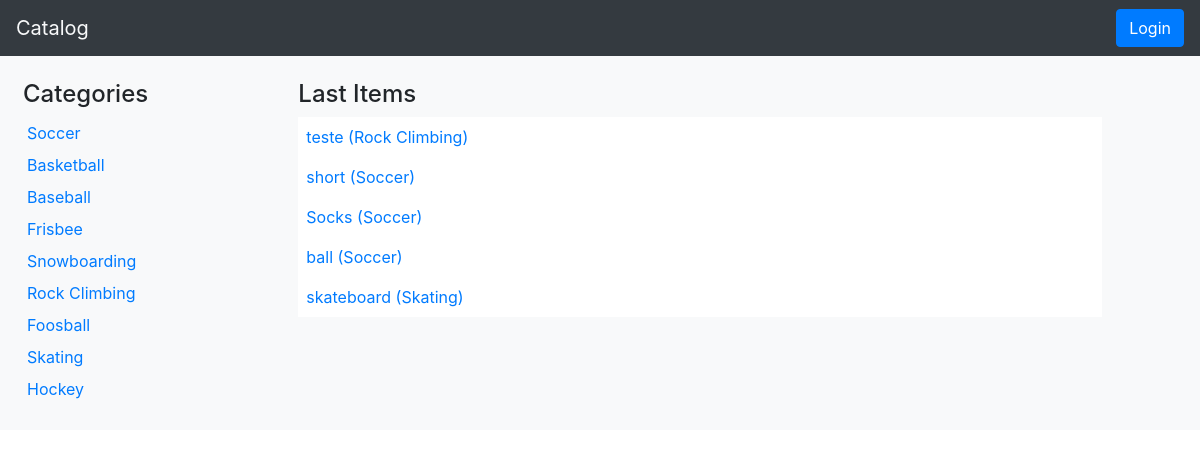
The app's page /catalog, older data.
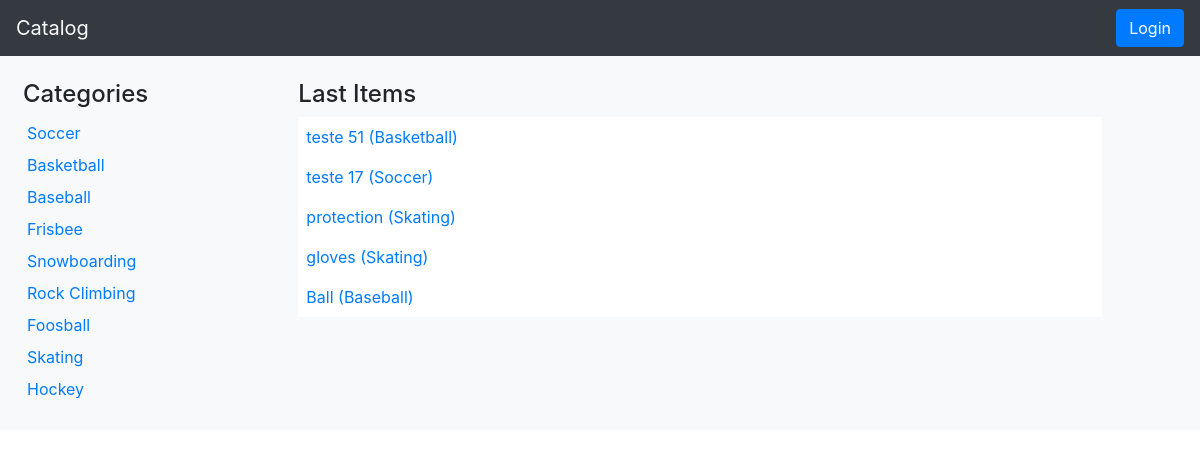
The same page, newer data.
### models.py (models this page shows, shortened)
class Category(Base):
    __tablename__ = 'category'
    id = Column(Integer, primary_key=True)
    name = Column(String, nullable=False)

class Item(Base):
    __tablename__ = 'item'
    id = Column(Integer, primary_key=True)
    title = Column(String, nullable=False)
    description = Column(String)
    cat_id = Column(Integer, ForeignKey('category.id'))
    category = relationship(Category)

### catalogApp.py (the view)
@app.route("/")
@app.route("/catalog")
def showCatalog():
    engine = create_engine('sqlite:///catalog.db')
    Base.metadata.bind = engine
    DBSession = sessionmaker(bind=engine)
    session = DBSession()
    categories = session.query(Category).all()
    items = session.query(Item).order_by(Item.id.desc()).limit(5)
    engine.dispose()
    category = ""
    return render_template('catalog.html', categories=categories,
                           items=items, category=category)

### templates/catalog.html (shortened to what this page needs)
<!DOCTYPE html>
<html lang="en">
<head>
  <link rel="stylesheet" href="https://stackpath.bootstrapcdn.com/bootstrap/4.1.3/css/bootstrap.min.css">
  <link rel="stylesheet" type="text/css" href="{{url_for('static', filename="style.css")}}">
</head>
<body>
  <header class="navbar sticky-top bg-dark">
    <a class="navbar-brand mr-0 text-light" href="{{url_for('showCatalog')}}">Catalog</a>
    <form class="form-inline" action="{{url_for('showLogin')}}" method='GET'>
      <button class="btn btn-primary"  type="submit">Login</button>
    </form>
  </header>
  <div class="container-fluid bg-light" id="categories">
    <div class="row">
      <div class="col-2">
        <nav class="nav flex-column pt-4 pl-2" role="navigation">
          <h4>Categories</h4>
          {% for category in categories %}
          <div class="nav-item p-1">
              <a href="{{url_for('showItems', category_id=category.id)}}">{{category.name}}</a>
          </div>
          {% endfor %}
        </nav>
      </div>
      <div class="col pt-4">
        <main class="row">
          <div class="col-1">
          </div>
          <div class="col">
            {% if category=="" %}
              <h4>Last Items</h4>
            {% else %}
              {% if count==1 %}
                <h4>{{category}} ({{count}} item)</h4>
              {% else %}
                <h4>{{category}} ({{count}} items)</h4>
              {% endif %}
            {% endif %}
            {% for item in items %}
            <div class="bg-white p-2">
                <a href="{{url_for('showItem', category_id=item.cat_id, item_id=item.id)}}">
                  {% if category=="" %}
                    {{item.title}} ({{item.category.name}})
                  {% else %}
                    {{item.title}}
                  {% endif %}
                </a>
            </div>
            {% endfor %}
          </div>
          <div class="col-1"></div>
        </main>
      </div>
    </div>
    <div class="row">
      <div class="col">
        <div class="bottom_space">
        </div>
      </div>
    </div>
  </div>
</body>
</html>

### static/style.css (style rules this page uses)
.bottom_space { height: 25px; }

Row changes from the older to the newer data that the page shows:
removed Item: title "teste", category.name "Rock Climbing"
removed Item: title "short", category.name "Soccer"
no longer on this page (row unchanged): Item: title "Socks", category.name "Soccer"
no longer on this page (row unchanged): Item: title "ball", category.name "Soccer"
no longer on this page (row unchanged): Item: title "skateboard", category.name "Skating"
added Item: title "teste 51", category.name "Basketball"
added Item: title "teste 17", category.name "Soccer"
added Item: title "protection", category.name "Skating"
added Item: title "gloves", category.name "Skating"
added Item: title "Ball", category.name "Baseball"
